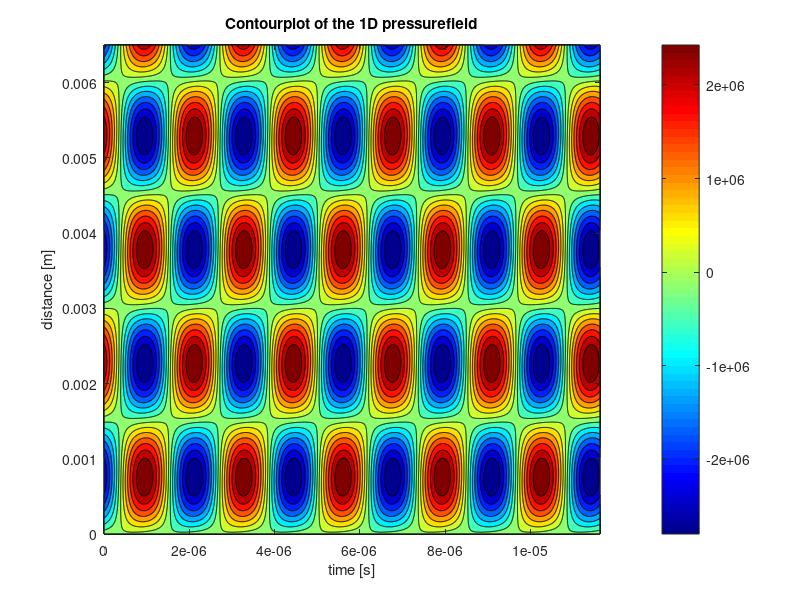
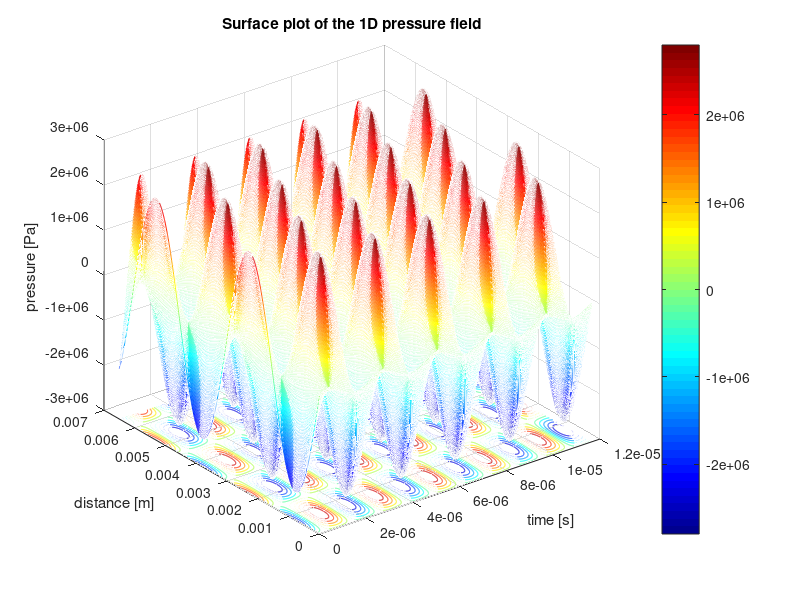

These figures' MATLAB source, in order:
% This script is an intent to accurately model a piezoelectric transuducer,
% consisting of multiple intermediate piezoelectric inactive layers. The
% modelling is done following the approach as described by Sittig in his
% paper: 'Effects of Bonding and Electrode Layers on the  Transmission     
% Parameters of Piezoelectric Transducers Used in Ultrasonic Digital Delay 
% Lines'. At first a model will be made consisting of one active
% piezoelectric plate, a backing side consisting of backing material and a
% copper electrode, and the transmission side consisting of a copper
% electrode, a front plate and housing material. The models transfer
% function from voltage input to force output, the impedance frequency  
% response function and the admittance frequency response function will be
% analyzed and if satisfying results are obtained, there will be extended
% upon the model by inclusion of a second piezoelectric active layer in
% parallel with the first layer and by taking glue layers into
% consideration.

%% close all former work
clear all; close all; clc;

%% Parameter initialization

f = 0.43*10^6;      
omg = 2*pi*f;
j = 1i;
%% Setting up the backing material matrix

% First the layer closest to the piezoelectric layer, hence the copper
% electrode.

% the material parameters

rho_Cu = 8960;  % Pure! copper density.
c_Cu = 3570;    % pure copper speed of sound.
l_Cu = 0.5*10^-3;
r_Cu = 2.5*10^-3;
A_Cu = pi*r_Cu^2;
Z_0_Cu = rho_Cu * c_Cu * A_Cu;
f_0_Cu = c_Cu/(2*l_Cu);
gamma_Cu = pi*f/f_0_Cu;

% The matrix

Back_mat_Cu = [cos(gamma_Cu) j*Z_0_Cu*sin(gamma_Cu); ...
               (j*sin(gamma_Cu))/Z_0_Cu cos(gamma_Cu)];
           
           
% Similarily the matrix is set up for the thick, cone shaped backing
% material

% the material parameters

rho_FeC = 8000;  % Pure! copper density.
c_FeC = 5800;    % pure copper speed of sound.
r_FeC = 2.5*10^-3;
A_FeC = pi*r_FeC^2;
Z_0_FeC = rho_FeC * c_FeC * A_FeC;
f_0_FeC = c_FeC/(2);                     % As the thickness of the backing is assumed to approach infinity, it is omitted. Not sure about this! Check!!
gamma_FeC = pi*f/f_0_FeC;

% the matrix

Back_mat_FeC = [cos(gamma_FeC) j*Z_0_FeC*sin(gamma_FeC); ...
                (j*sin(gamma_FeC))/Z_0_FeC cos(gamma_FeC)];
            
% Setting up the matrices for the additional glue layers between the back face of the piezoelectric element and the 
% copper electrode, and between the copper electrode and the backing plate.

rho_glue = 960;  
c_glue = 1220;    % unsure about this!!
l_glue = 0.06*10^-6;    % to be varied.
r_glue = 2.5*10^-3;
A_glue = pi*r_Cu^2;
Z_0_glue = rho_Cu * c_Cu * A_Cu;
f_0_glue = c_Cu/(2*l_Cu);
gamma_glue = pi*f/f_0_Cu;

glue_mat = [cos(gamma_glue) j*Z_0_glue*sin(gamma_glue); ...
               (j*sin(gamma_glue))/Z_0_glue cos(gamma_glue)];
            
% The matrices are multiplied and the total impedance Z_b of the backing
% layers is obtained.

Back_mat = glue_mat*Back_mat_Cu*glue_mat*Back_mat_FeC;
A_b = Back_mat(1,1);
B_b = Back_mat(1,2);
C_b = Back_mat(2,1);
D_b = Back_mat(2,2);

Z_0b = Z_0_FeC;
Z_b = (A_b*Z_0b + B_b)/(C_b*Z_0b + D_b);    % Here Z_0b is the impedance of the final backing layer only!

%% Setting up the transmission layer matrix

% The intermediate layers in the transmission direction are obtained in the
% same way. Again starting with the intermediate layer closest to the
% peizoelectric active layer.

% The material parameters were already given before!

Trans_mat_Cu = [cos(gamma_Cu) j*Z_0_Cu*sin(gamma_Cu); ...
               (j*sin(gamma_Cu))/Z_0_Cu cos(gamma_Cu)];
% For now the glue layer is omitted and the matrix is setup for the front
% plate only. Which is made out of Steel, just as the backing material.

% material properties of steel front plate.
r_FP = 4.5*10^-3;
A_FP = pi*r_FP^2;
Z_0_FP = rho_FeC * c_FeC * A_FP;
l_FeC = 0.5*10^-3;
f_0_FP = c_FeC/(2*l_FeC);                    
gamma_FeC = pi*f/f_0_FP;

Trans_mat_FP = [cos(gamma_FeC) j*Z_0_FP*sin(gamma_FeC); ...
                (j*sin(gamma_FeC))/Z_0_FP cos(gamma_FeC)];
            
%The housing, simply modelled as a another transmission plate
            
rho_house = rho_FeC;  
c_house = c_FeC;    
l_house = 3.25*10^-3;    
r_house = 3.5*10^-3;
A_house = pi*r_Cu^2;
Z_0_house = rho_Cu * c_Cu * A_Cu;
f_0_house = c_Cu/(2*l_Cu);
gamma_house = pi*f/f_0_Cu;

house_mat = [cos(gamma_house) j*Z_0_house*sin(gamma_house); ...
               (j*sin(gamma_house))/Z_0_house cos(gamma_house)];
            
            
            

% Multiplication of the transmission piezoelectric inactive layers gives:

Trans_mat = glue_mat*Trans_mat_Cu*glue_mat*Trans_mat_FP*house_mat;
                   
%% Setting up the matrix describing the active Piezoelectric layer

% The material parameters

rho_pz = 7800;  
c_pz = 4613;    
l_pz = 2*10^-3;
r_pz = 2.5*10^-3;
A_pz = pi*r_pz^2;
Z_0_pz = rho_pz * c_pz * A_pz;
f_0_pz = c_pz/(2*l_pz);
omg_0_pz = pi*c_pz/l_pz;
gamma_pz = pi*f/f_0_pz;
eps_0=8.854*10^-12;          
eps_33=1200*eps_0;
C_0_pz = A_pz*eps_33/l_pz;
k_pz = 0.46;                        % coupling factor in thickness direction
phi = k_pz *sqrt(Z_0_pz*C_0_pz*omg_0_pz/pi);


z_b = Z_b/Z_0_pz;
Q = cos(gamma_pz) - 1 + j*z_b*sin(gamma_pz);
pz_frac = 1/(phi*Q);
pz_mat_1 = [1 (j*phi^2)/(omg*C_0_pz); ...           % Revisit as the fraction of entry 2,1 is not clear!!
            j*omg*C_0_pz 0];
pz_mat_2 = [cos(gamma_pz)+j*z_b*sin(gamma_pz) Z_0_pz*(z_b*cos(gamma_pz)+j*sin(gamma_pz)); ...
            (j*sin(gamma_pz))/Z_0_pz 2*(cos(gamma_pz)-1)+j*z_b*sin(gamma_pz)];     
pz_mat = pz_frac*pz_mat_1*pz_mat_2;
%% Setting up the final transducer representing matrix

% Here the piezoelectric matric is multiplied by the matrix obtained from
% the transmission intermediate layers:

Final_trans_mat = pz_mat * Trans_mat;

%% Defining the sensitivity functions
A = Final_trans_mat(1,1);
B = Final_trans_mat(1,2);
C = Final_trans_mat(2,1);
D = Final_trans_mat(2,2);

Z_FP = Z_0_FeC;
Z_E = (A*Z_FP + B)/(C*Z_FP + D);            % electrical input impedance
V_IL = Z_FP/(A*Z_FP + B);                   % voltage transfer ratio between input voltage and output force


%% Plotting the resulting pressure field

V_M = 150;                                                                          % Input voltage
c_fluid = 1300;
lambda =c_fluid/f;                                                                  % wavelength of the pressure field
F_surface = V_M * V_IL;                                                       % Total force on trasnducer surface
P_surface = F_surface/A_FP;                                                  % pressure on the transducer surface

Kin_Vis=32*10^-6;
damp_coeff =(2*Kin_Vis*omg^2)/(3*c_fluid^3);                                          % Damping coefficient for attenuation within the liquid
P_field = zeros(1000,1000);                                                   % A matrix is initialized for storing the (complex)
                                                                              % pressure values varying with time and distance.     
% A standing wave is produced by attenuation of the travelling wave and its 
% reflections resulting from rebounding at the boundaries (walls). During
% the reflection at the boundaries, energy is lost which can be represented
% by a reflection coefficient, which takes the number of reflections until
% total attenuation into account. There is distinguished between the
% reflection coefficient due to impact with the right and left wall.

R1 = 4.2736;                                                                % Left wall reflection coefficient.
R2 = 4.8295;                                                                % Right wall reflection coefficient.

t = linspace(0,10*pi/omg,1000);                                               % time duration during which the pressure field
                                                                            % is monitored.
x = linspace(0,5*0.0013,1000);                                              % Distance over which the pressure field is monitored.

% Here the P_field matrix is filled with the pressure amplitudes and phase
% shifts at a certain location in space and moment in time.
 for n = 1:1000
     for m = 1:1000
     P_field(n,m) = P_surface*(R1+1) * exp(1i*omg*t(m)-1i*x(n)*2*pi/lambda) ...
         - R2*P_surface * exp(1i*omg*t(m)+1i*(x(n))*2*pi/lambda);
      end
 end

%% Contourplots of the standing pressure wave

% 2D plot which shows the pressure minima and maxima of the pressure field
figure
contourf(t,x, real(P_field), 14); colormap jet; colorbar;
xlabel('time [s]'); ylabel('distance [m]'); title('Contourplot of the 1D pressurefield');

%% Surface plots of the standing pressure wave

% 3D animation of the pressure field
figure
meshc(t,x, real(P_field)); colormap jet; colorbar;
xlabel('time [s]'); ylabel('distance [m]'); zlabel('pressure [Pa]'); title('Surface plot of the 1D pressure field');


